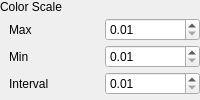
              <widget class="QFrame" name="frame_colorscale">
               <property name="sizePolicy">
                <sizepolicy hsizetype="Preferred" vsizetype="Fixed">
                 <horstretch>0</horstretch>
                 <verstretch>0</verstretch>
                </sizepolicy>
               </property>
               <layout class="QGridLayout" name="gridLayout_2">
                <property name="leftMargin">
                 <number>0</number>
                </property>
                <property name="topMargin">
                 <number>0</number>
                </property>
                <property name="rightMargin">
                 <number>0</number>
                </property>
                <property name="bottomMargin">
                 <number>0</number>
                </property>
                <property name="horizontalSpacing">
                 <number>14</number>
                </property>
                <property name="verticalSpacing">
                 <number>0</number>
                </property>
                <item row="0" column="0">
                 <widget class="QLabel" name="label_12">
                  <property name="sizePolicy">
                   <sizepolicy hsizetype="Fixed" vsizetype="Fixed">
                    <horstretch>0</horstretch>
                    <verstretch>0</verstretch>
                   </sizepolicy>
                  </property>
                  <property name="minimumSize">
                   <size>
                    <width>0</width>
                    <height>12</height>
                   </size>
                  </property>
                  <property name="text">
                   <string>Color Scale</string>
                  </property>
                  <property name="class" stdset="0">
                   <string>bold</string>
                  </property>
                 </widget>
                </item>
                <item row="3" column="0">
                 <widget class="QWidget" name="widget_3" native="true">
                  <property name="sizePolicy">
                   <sizepolicy hsizetype="Expanding" vsizetype="Preferred">
                    <horstretch>0</horstretch>
                    <verstretch>0</verstretch>
                   </sizepolicy>
                  </property>
                  <layout class="QGridLayout" name="gridLayout_6">
                   <property name="topMargin">
                    <number>0</number>
                   </property>
                   <property name="rightMargin">
                    <number>0</number>
                   </property>
                   <property name="bottomMargin">
                    <number>0</number>
                   </property>
                   <property name="spacing">
                    <number>0</number>
                   </property>
                   <item row="0" column="2">
                    <widget class="QDoubleSpinBox" name="doubleSpinBox_colorMax">
                     <property name="minimumSize">
                      <size>
                       <width>0</width>
                       <height>12</height>
                      </size>
                     </property>
                     <property name="minimum">
                      <double>0.010000000000000</double>
                     </property>
                    </widget>
                   </item>
                   <item row="3" column="0">
                    <widget class="QLabel" name="label_5">
                     <property name="text">
                      <string>Min</string>
                     </property>
                    </widget>
                   </item>
                   <item row="4" column="0">
                    <widget class="QLabel" name="label_6">
                     <property name="text">
                      <string>Interval</string>
                     </property>
                    </widget>
                   </item>
                   <item row="4" column="2">
                    <widget class="QDoubleSpinBox" name="doubleSpinBox_colorinterval">
                     <property name="minimumSize">
                      <size>
                       <width>0</width>
                       <height>12</height>
                      </size>
                     </property>
                     <property name="minimum">
                      <double>0.010000000000000</double>
                     </property>
                    </widget>
                   </item>
                   <item row="3" column="2">
                    <widget class="QDoubleSpinBox" name="doubleSpinBox_colorMin">
                     <property name="minimumSize">
                      <size>
                       <width>0</width>
                       <height>12</height>
                      </size>
                     </property>
                     <property name="minimum">
                      <double>0.010000000000000</double>
                     </property>
                    </widget>
                   </item>
                   <item row="0" column="0">
                    <widget class="QLabel" name="label_4">
                     <property name="text">
                      <string>Max</string>
                     </property>
                    </widget>
                   </item>
                  </layout>
                 </widget>
                </item>
               </layout>
              </widget>
